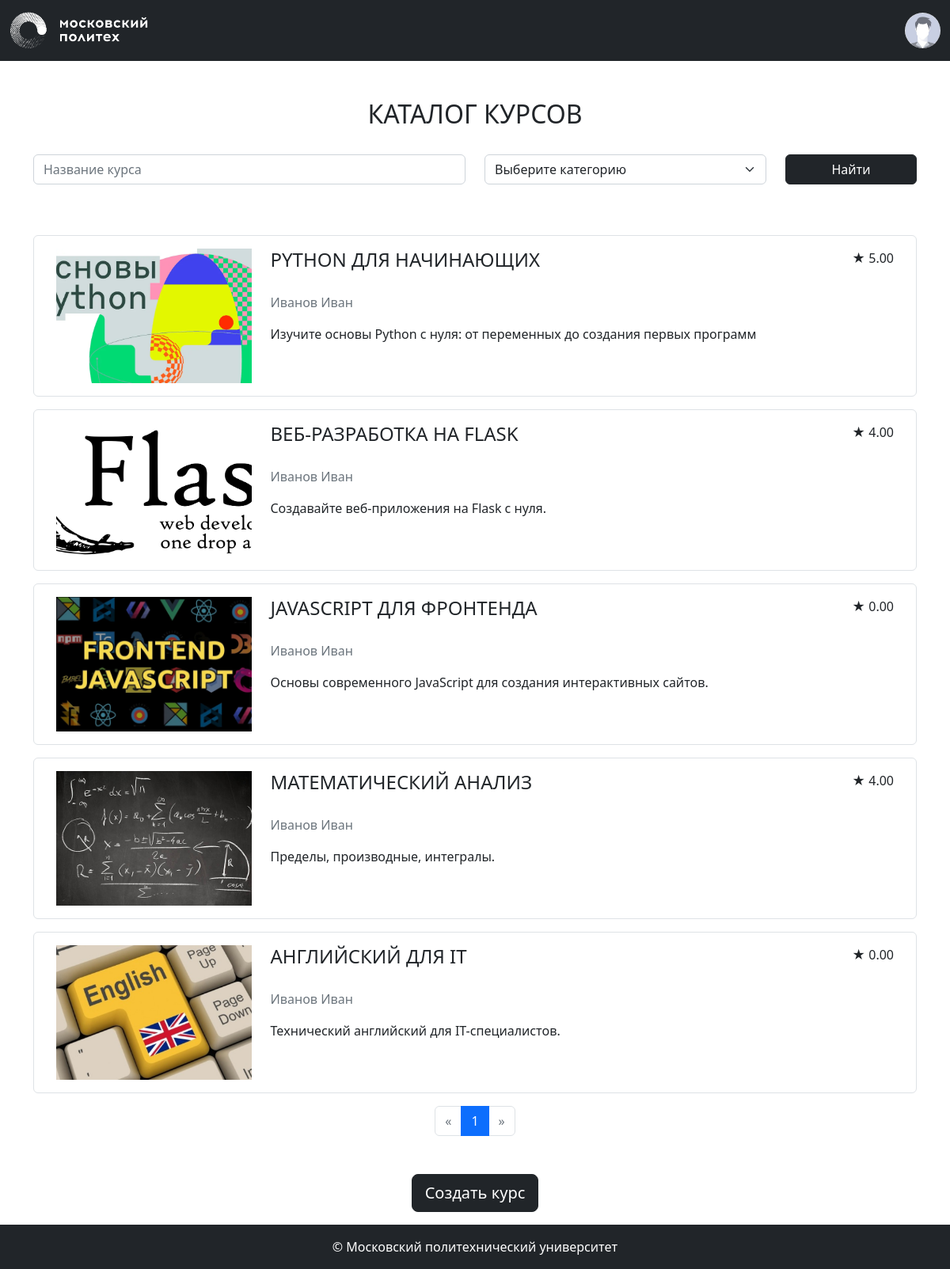
The app's page /courses/ (signed in), older data.
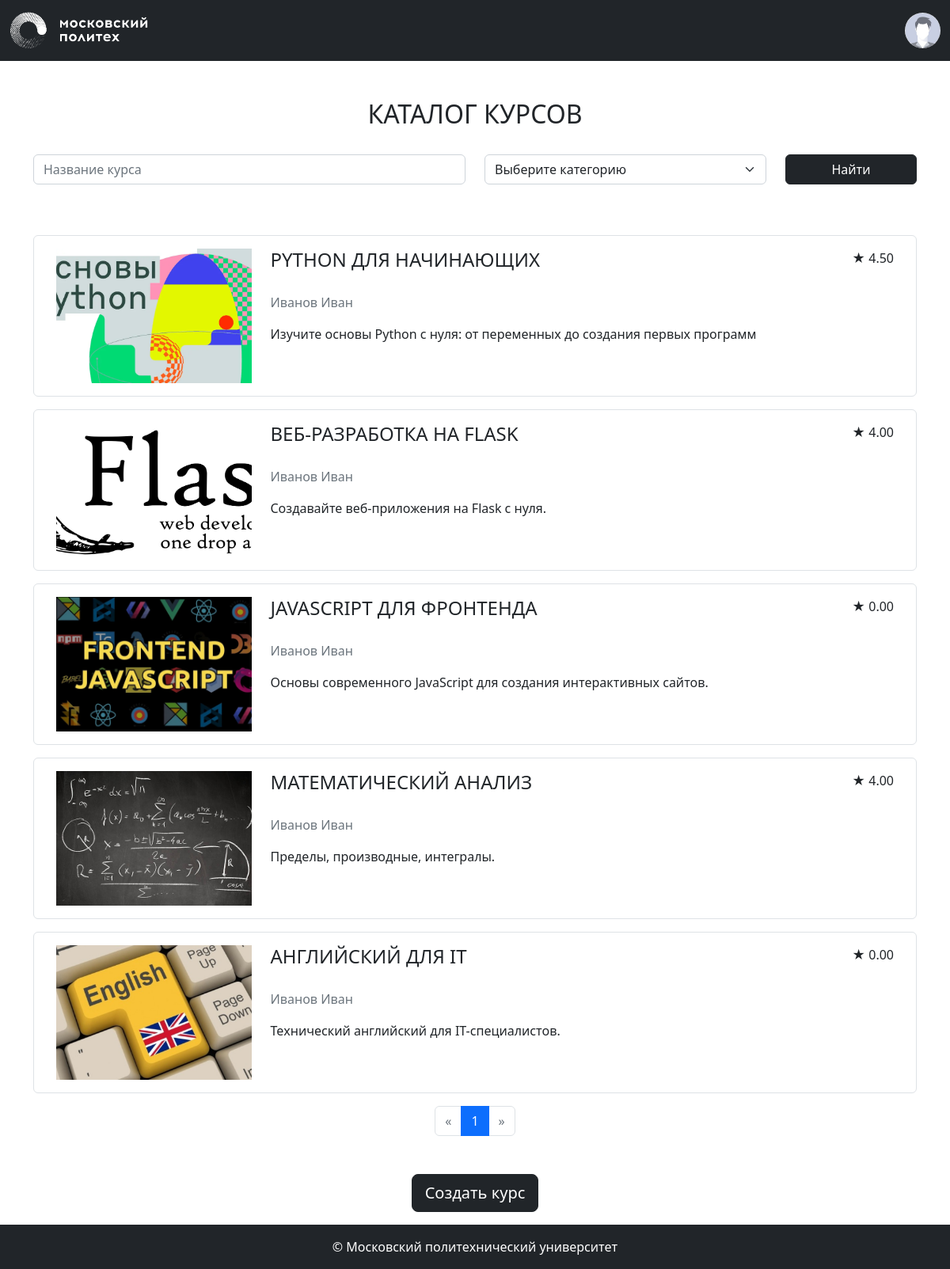
The same page, newer data.
### app/models.py (models this page shows, shortened)
class Base(DeclarativeBase):
    metadata = MetaData(naming_convention={
        "ix": 'ix_%(column_0_label)s',
        "uq": "uq_%(table_name)s_%(column_0_name)s",
        "ck": "ck_%(table_name)s_%(constraint_name)s",
        "fk": "fk_%(table_name)s_%(column_0_name)s_%(referred_table_name)s",
        "pk": "pk_%(table_name)s"
    })

class Course(Base):
    __tablename__ = 'courses'
    id: Mapped[int] = mapped_column(primary_key=True)
    name: Mapped[str] = mapped_column(String(100))
    short_desc: Mapped[str] = mapped_column(Text)
    full_desc: Mapped[str] = mapped_column(Text)
    rating_sum: Mapped[int] = mapped_column(default=0)
    rating_num: Mapped[int] = mapped_column(default=0)
    category_id: Mapped[int] = mapped_column(ForeignKey("categories.id"))
    author_id: Mapped[int] = mapped_column(ForeignKey("users.id"))
    background_image_id: Mapped[str] = mapped_column(ForeignKey("images.id"))
    created_at: Mapped[datetime] = mapped_column(default=datetime.now)
    author: Mapped["User"] = relationship(back_populates='courses')
    category: Mapped["Category"] = relationship(lazy=False, back_populates='courses')
    bg_image: Mapped["Image"] = relationship()
    reviews: Mapped[list["Review"]] = relationship(back_populates='course', cascade='all, delete-orphan')
    @property
    def rating(self):
        if self.rating_num > 0:
            return self.rating_sum / self.rating_num
        return 0

class User(Base, UserMixin):
    __tablename__ = 'users'
    id: Mapped[int] = mapped_column(primary_key=True)
    first_name: Mapped[str] = mapped_column(String(100))
    last_name: Mapped[str] = mapped_column(String(100))
    middle_name: Mapped[Optional[str]] = mapped_column(String(100))
    login: Mapped[str] = mapped_column(String(100), unique=True)
    password_hash: Mapped[str] = mapped_column(String(200))
    created_at: Mapped[datetime] = mapped_column(default=datetime.now)
    courses = relationship('Course', back_populates='author')
    reviews = relationship('Review', back_populates='user', cascade='all, delete-orphan')
    @property
    def full_name(self):
        return ' '.join([self.last_name, self.first_name, self.middle_name or '']).strip()

### app/courses.py (the view)
@bp.route('/')
def index():
    pagination = course_repository.get_pagination_info(**search_params())
    courses = course_repository.get_all_courses(pagination=pagination)
    categories = category_repository.get_all_categories()
    return render_template('courses/index.html',
                           courses=courses,
                           categories=categories,
                           pagination=pagination,
                           search_params=search_params())

### app/auth.py (called while the page is built)
def load_user(user_id):
    return user_repository.get_user_by_id(user_id)

### app/courses.py (called while the page is built)
def search_params():
    return {
        'name': request.args.get('name'),
        'category_ids': [x for x in request.args.getlist('category_ids') if x],
    }

### app/repositories/category_repository.py (called while the page is built)
    def get_all_categories(self):
        return self.db.session.execute(self.db.select(Category)).scalars()

### app/repositories/course_repository.py (called while the page is built)
    def _all_query(self, name, category_ids):
        query = self.db.select(Course)
        if name:
            query = query.filter(Course.name.ilike(f'%{name}%'))
        if category_ids:
            query = query.filter(Course.category_id.in_(category_ids))
        return query

    def get_pagination_info(self, name=None, category_ids=None):
        query = self._all_query(name, category_ids)
        return self.db.paginate(query)

    def get_all_courses(self, name=None, category_ids=None, pagination=None):
        if pagination is not None:
            return pagination.items
        return self.db.session.execute(self._all_query(name, category_ids)).scalars()

### app/repositories/user_repository.py (called while the page is built)
    def get_user_by_id(self, user_id):
        return self.db.session.execute(self.db.select(User).filter_by(id=user_id)).scalar()

### app/templates/courses/index.html (shortened to what this page needs)
{% extends 'base.html' %}
{% from 'pagination.html' import render_pagination %}
{% block content %}
<div class="container">
    <div class="my-5">
        <h2 class="mb-3 text-center text-uppercase font-weight-bold">Каталог курсов</h2>
        <form class="mb-5 mt-3 row align-items-center">
            <div class="col-md-6 my-3">
                <input autocomplete="off" type="text" class="form-control" id="course-name" name="name" value="{{ request.args.get('name') or '' }}" placeholder="Название курса">
            </div>
            <div class="col-md-4 my-3">
                <select class="form-select" id="course-category" name="category_ids" title="Категория курса">
                    <option value="">Выберите категорию</option>
                </select>
            </div>
            <div class="col-md-2 my-3 align-self-end">
                <button type="submit" class="btn btn-dark w-100 mt-auto">Найти</button>
            </div>
        </form>
    </div>
    <div class="courses-list container-fluid mt-3 mb-3">
        {% for course in courses %}
            <div class="row p-3 border rounded mb-3" data-url="{{ url_for('courses.show', course_id=course.id) }}">
                <div class="col-md-3 mb-3 mb-md-0 d-flex align-items-center justify-content-center">
                    <div class="course-logo" style="background-image: url({{ url_for('main.image', image_id=course.background_image_id) }});">
                    </div>
                </div>
                <div class="col-md-9 align-items-center">
                    <div class="d-flex">
                        <h4 class="text-uppercase">{{ course.name }}</h4>
                        <p class="ms-auto rating">
                            <span>★</span> <span>{{ "%.2f" | format(course.rating) }}</span>
                        </p>
                    </div>
                    <p class="text-muted my-3">{{ course.author.full_name }}</p>
                    <p>{{ course.short_desc | truncate(200) }}</p>
                </div>
            </div>
        {% endfor %}
    </div>
    <div class="mb-5">
        {{ render_pagination(pagination, request.endpoint, search_params) }}
    </div>
    {% if current_user.is_authenticated %}
        <div class="text-center my-3">
            <a class="btn btn-lg btn-dark" href="{{ url_for('courses.new') }}">Создать курс</a>
        </div>
    {% endif %}
</div>
{% endblock %}

Row changes from the older to the newer data that the page shows:
changed Course "PYTHON ДЛЯ НАЧИНАЮЩИХ": rating "5.00" → "4.50"
